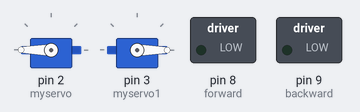
Bench run of a sketch on a simulated Arduino Uno, built with avr-gcc and run on an emulated ATmega328P. On the bench: 2 × servo, switched loads named in the sketch (green lamp = pin HIGH).

Above: at 0.1 s.
At 1.1 s:
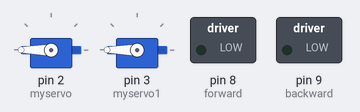
At 16.1 s:
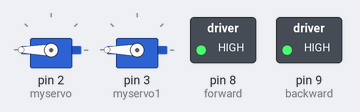
At 38.1 s:
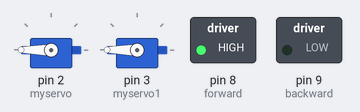
Timing chart, 0 to 39.6 s (numbered marks = the images above):
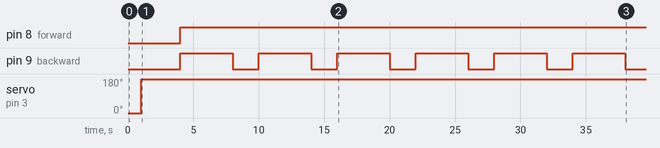

Measured:
- by itself, pin 8 (forward): LOW → HIGH at 4.0 s
- by itself, pin 9 (backward): alternates HIGH for 4.0 s and LOW for 2.0 s
- by itself, servo on pin 3 (myservo1): 0° → 180° at 1.0 s

The sketch:

motor_controller.ino.ino
```cpp
/*
This file contains the code to move all the motor systems in the robot.
*/

#include <Servo.h>
// create servo object to control a servo

/*
int x: up and down the arm
int y: along the width of the arm
int z: distance from the arm
*/

// starting positions
int x, y, z;

// placeholder final coordinates (these points theoretically determined w the ultrasound and the hypothetical comp vis model)
int xf, yf, zf = 1;

// setting the pins for the linear actuator
const int forward = 8;
const int backward = 9;

// creating objects to move servo motors
Servo myservo;
Servo myservo1;


// creating the pins for the linear slide


/*

Placeholder method to incorporate after i get the laser distance sensors. this will probably be running on another arduino so that it can run in parallel with the movement

vod detectDistance() {

}
*/


//Deactivate both relays to brake the motor
void stopLA() {
  digitalWrite(forward, HIGH);
  digitalWrite(backward, HIGH);
}

void moveLinearAct(bool forward) {
    if (forward == true) {
      digitalWrite(forward, HIGH);
      digitalWrite(backward, LOW);
    } else {
      digitalWrite(forward, LOW);
      digitalWrite(backward, HIGH);
    }
}


// thinking the setup function should include moving the needle to the specific point
void setup() {
  // The servo control wire is connected to Arduino D2 pin.
  myservo.attach(2);

  // Second servo motor connected to pin 3
  myservo1.attach(3);

  // Set both motors to their neutral positions
  myservo.write(90);
  myservo1.write(0);

  // setting pins associated with the actuator
  pinMode(forward, OUTPUT);//set relay as an output
  pinMode(backward, OUTPUT);//set relay as an output

  // move the linear slide into position

}

// loop function should be verifying the insertion with the video footage
void loop() {

  // moves first servo motor
  myservo.write(180);
  delay(1000);

  //moves second servo motor
  myservo1.write(180);
  delay(1000);

  // moving the linear actuator forward, waiting 2 secs, and then stopping the motor
  moveLinearAct(true);
  delay(2000);
  stopLA();

  // moving LA backwards, waiting 2 seconds, then stopping again for good
  moveLinearAct(false);
  delay(2000);
  stopLA();

  // moving linear slide

}
```
